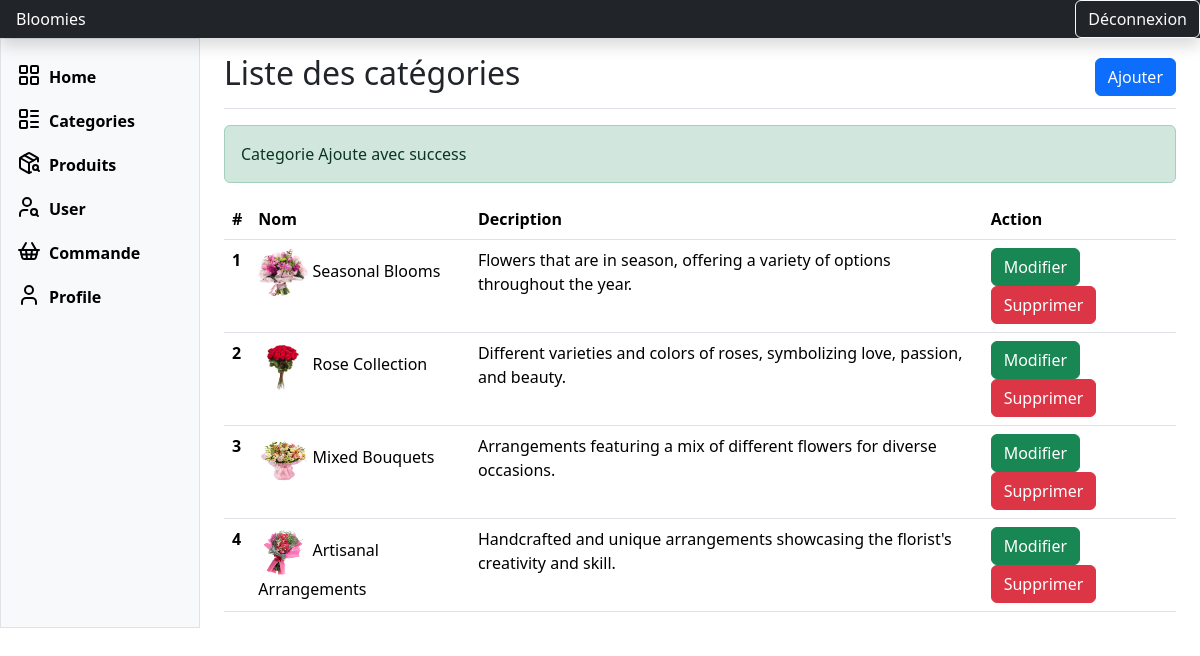
Screenshot of /admin/categories/liste.php?ajout=ok with the database file from the repository.
### tables this page shows
CREATE TABLE `categories` (
  `id` int(11) NOT NULL,
  `nom` varchar(255) NOT NULL,
  `description` varchar(255) NOT NULL,
  `image` varchar(255) NOT NULL,
  `createur` int(11) NOT NULL,
  `date_creation` date NOT NULL,
  `date_modification` date NOT NULL
);

### inc/functions.php (called while the page is built, shortened)
<?php
function connectToDatabase(){
    try {
        $conn = new PDO("mysql:host=" . MONHOST . ";dbname=" . MABD, MONUSER, MONPWD);
        $conn->setAttribute(PDO::ATTR_ERRMODE, PDO::ERRMODE_EXCEPTION);
        return $conn;
    } catch (PDOException $e) {
        echo "Erreur de connexion à la base de données : " . $e->getMessage();
        die();
    }
}
function getAllCategories($conn){
    $requete = "SELECT * FROM categories";
    $resultat = $conn->query($requete);
    $categories = $resultat->fetchAll();
    return $categories;
}
$conn = connectToDatabase();
$categories = getAllCategories($conn);
?>

### admin/categories/liste.php (the view, shortened to what this page needs)
<?php
include "../../inc/functions.php";
$categories = getAllCategories($conn);
include "../template/header.php";
?>
  <div class="container-fluid">
    <div class="row">
      <?php
      include "../template/navigation.php";
      ?>
      <div class="col-md-9 ms-sm-auto col-lg-10 px-md-4">
        <div class="d-flex justify-content-between flex-wrap flex-md-nowrap align-items-center pt-3 pb-2 mb-3 border-bottom">
          <h1 class="h2">Liste des catégories</h1>
          <div>
            <a class="btn btn-primary" data-bs-toggle="modal" data-bs-target="#exampleModal">Ajouter</a>
          </div>
        </div>
        <div>
          <?php
          if (isset($_GET['ajout']) && $_GET['ajout'] == "ok") {
            print '<div class="alert alert-success">
            Categorie Ajoute avec success
              </div>';
          }
          ?>
          <table class="table">
            <thead>
              <tr>
                <th scope="col">#</th>
                <th scope="col">Nom</th>
                <th scope="col">Decription</th>
                <th scope="col">Action</th>
              </tr>
            </thead>
            <tbody>
              <?php
              $i = 0;
              foreach ($categories as $c) {
                $i++;
                print '<tr>
                     <th scope="row">' . $i . '</th>
                     <td>
                      <img src="../../images/' . $c['image'] . '" width="50" height="50" class="rounded-circle">
                     ' . $c['nom'] . '
                     </td>
                     <td>' . $c['description'] . '</td>
                     <td>
                           <a data-bs-toggle="modal" data-bs-target="#editModal' . $c['id'] . '" class="btn btn-success">Modifier</a>
                           <a href="supprimer.php?idc=' . $c['id'] . '"class="btn btn-danger">Supprimer</a>
                     </td>
                   </tr>';
              }
              ?>
            </tbody>
          </table>
        </div>
      </div>
    </div>
  </div>
  <?php
  include "../template/footer.php";
  ?>

### rows the page displays
categories: shows a picture, nom "Seasonal Blooms", description "Flowers that are in season, offering a variety of options throughout the year."
categories: image (picture), nom "Rose Collection", description "Different varieties and colors of roses, symbolizing love, passion, and beauty."
categories: image (picture), nom "Mixed Bouquets", description "Arrangements featuring a mix of different flowers for diverse occasions."
categories: image (picture), nom "Artisanal Arrangements", description "Handcrafted and unique arrangements showcasing the florist's creativity and skill."
